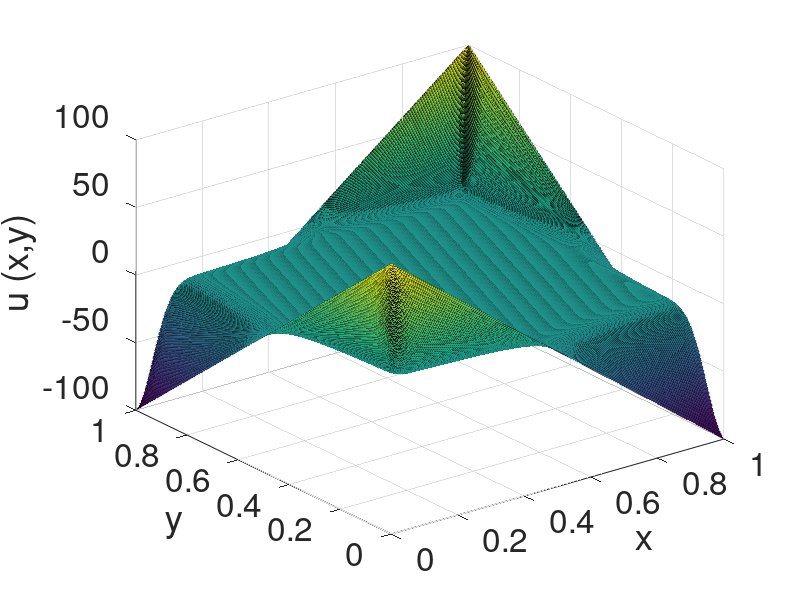

This chart was generated by the following MATLAB code:
load uFinal.txt; %loads data into file called uFinal
d = size(uFinal);

dx = 1.0/(d(1)-1);
dy = 1.0/(d(2)-1);

xg = 0:dx:1;
yg = 0:dy:1;

[X,Y] = meshgrid(xg,yg); % create a mesh for plotting

surf(X,Y,uFinal); %make a surface plot
xlabel('x','FontSize',26);
ylabel('y','FontSize',26);
zlabel('u (x,y)','FontSize',26);
set(gca,'FontSize',24);


